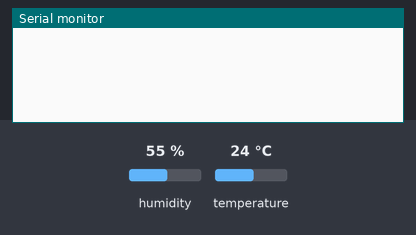
Bench run of a sketch on a simulated Arduino Uno, built with avr-gcc and run on an emulated ATmega328P. On the bench: the last lines printed to the serial monitor. The test bench sets the inputs (shaded band); at power-on: humidity 55 %, temperature 24 °C.

Above: at 3.4 s.
3.5 s: humidity set to 22 %
At 10.1 s:
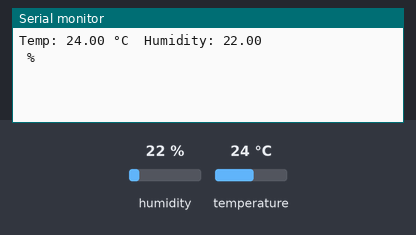
10.9 s: temperature set to 12 °C
12.4 s: humidity set to 40 %
At 17.6 s:
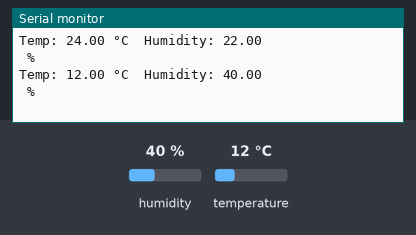

Measured:
- after the input at 3.5 s, the serial monitor: prints a new line after 5.9 s (image 1)
- after the input at 12.4 s, the serial monitor: prints a new line after 4.0 s (image 2)

The sketch:

blynk_test_ota.ino
```cpp
// #define FW_VERSION "v0.1.1"
// const char* firmwareVersion = FW_VERSION;
#define BLYNK_TEMPLATE_ID "TMP--------"
#define BLYNK_TEMPLATE_NAME "lolin mini"
#define BLYNK_FIRMWARE_VERSION      "0.1.1"
#define BLYNK_PRINT Serial
#define APP_DEBUG
#include <DHT.h>
#include "BlynkEdgent.h"
#define DHTPIN 0
#define DHTTYPE DHT11
DHT dht(DHTPIN, DHTTYPE);
BlynkTimer timer;

#define VPIN_TEMP V0
#define VPIN_HUM  V1

void sendSensor() {
  float h = dht.readHumidity();
  float t = dht.readTemperature();

  if (!isnan(h) && !isnan(t)) {
    Serial.print("Temp: "); Serial.print(t); Serial.print(" °C ");
    Serial.print(" Humidity: "); Serial.println(h); Serial.println(" %");
    Blynk.virtualWrite(V0, t);
    Blynk.virtualWrite(V1, h);
  } else {
    Serial.println("DHT read failed");
  }
}

void setup()
{
  Serial.begin(115200);
  delay(100);

  dht.begin();
  delay(300);
  BlynkEdgent.begin();
  // Serial.println();
  // Serial.print("Device IP Address: ");
  // Serial.println(WiFi.localIP());
  timer.setInterval(7000L, sendSensor);  // 5 sec
}

void loop() {
  BlynkEdgent.run();
  delay(300);
  timer.run();
}
```
